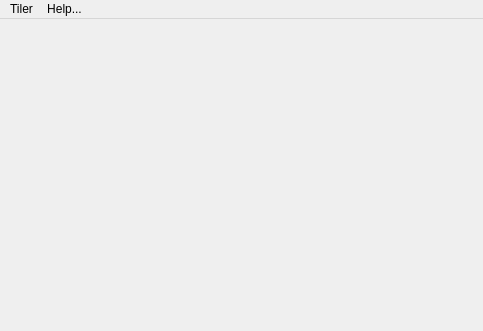
<?xml version="1.0" encoding="UTF-8"?>
<ui version="4.0">
 <class>TilerMain</class>
 <widget class="QMainWindow" name="TilerMain">
  <property name="geometry">
   <rect>
    <x>0</x>
    <y>0</y>
    <width>483</width>
    <height>331</height>
   </rect>
  </property>
  <property name="windowTitle">
   <string>Tiler</string>
  </property>
  <property name="windowIcon">
   <iconset resource="../tiler.qrc">
    <normaloff>:/tiler.png</normaloff>:/tiler.png</iconset>
  </property>
  <widget class="QWidget" name="centralwidget">
   <layout class="QGridLayout" name="gridLayout"/>
  </widget>
  <widget class="QMenuBar" name="menubar">
   <property name="geometry">
    <rect>
     <x>0</x>
     <y>0</y>
     <width>483</width>
     <height>25</height>
    </rect>
   </property>
   <widget class="QMenu" name="menuAgenda">
    <property name="title">
     <string>Tiler</string>
    </property>
    <addaction name="actionSettings"/>
    <addaction name="separator"/>
    <addaction name="actionRestart"/>
    <addaction name="actionQuit"/>
   </widget>
   <widget class="QMenu" name="menuHelp">
    <property name="title">
     <string>Help...</string>
    </property>
    <addaction name="actionAbout"/>
    <addaction name="actionLicense"/>
   </widget>
   <addaction name="menuAgenda"/>
   <addaction name="menuHelp"/>
  </widget>
  <action name="actionSettings">
   <property name="text">
    <string>Settings</string>
   </property>
  </action>
  <action name="actionQuit">
   <property name="text">
    <string>Quit</string>
   </property>
  </action>
  <action name="actionAbout">
   <property name="text">
    <string>About</string>
   </property>
  </action>
  <action name="actionNewItem">
   <property name="text">
    <string>New Item</string>
   </property>
  </action>
  <action name="actionClearOld">
   <property name="text">
    <string>Clear Old</string>
   </property>
  </action>
  <action name="actionRestart">
   <property name="text">
    <string>Restart</string>
   </property>
  </action>
  <action name="actionLicense">
   <property name="text">
    <string>License</string>
   </property>
  </action>
  <action name="actionRevive">
   <property name="text">
    <string>Revive Expired</string>
   </property>
  </action>
 </widget>
 <resources>
  <include location="../tiler.qrc"/>
 </resources>
 <connections/>
</ui>
